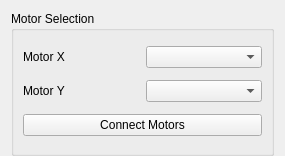
<?xml version="1.0" encoding="UTF-8"?>
<ui version="4.0">
 <class>Form</class>
 <widget class="QWidget" name="Form">
  <property name="geometry">
   <rect>
    <x>0</x>
    <y>0</y>
    <width>285</width>
    <height>156</height>
   </rect>
  </property>
  <property name="minimumSize">
   <size>
    <width>285</width>
    <height>156</height>
   </size>
  </property>
  <property name="windowTitle">
   <string>Motor Control Selection</string>
  </property>
  <layout class="QVBoxLayout" name="verticalLayout">
   <item>
    <widget class="QGroupBox" name="motorSelection">
     <property name="minimumSize">
      <size>
       <width>261</width>
       <height>145</height>
      </size>
     </property>
     <property name="title">
      <string>Motor Selection</string>
     </property>
     <layout class="QGridLayout" name="gridLayout_4">
      <item row="1" column="0">
       <widget class="QLabel" name="label_5">
        <property name="text">
         <string>Motor X</string>
        </property>
       </widget>
      </item>
      <item row="1" column="1">
       <widget class="QComboBox" name="comboBox_motor_x"/>
      </item>
      <item row="2" column="0">
       <widget class="QLabel" name="label_8">
        <property name="text">
         <string>Motor Y</string>
        </property>
       </widget>
      </item>
      <item row="3" column="0" colspan="2">
       <widget class="QPushButton" name="pushButton_connecMotors">
        <property name="text">
         <string>Connect Motors</string>
        </property>
       </widget>
      </item>
      <item row="2" column="1">
       <widget class="QComboBox" name="comboBox_motor_y"/>
      </item>
     </layout>
    </widget>
   </item>
  </layout>
 </widget>
 <resources/>
 <connections/>
</ui>
